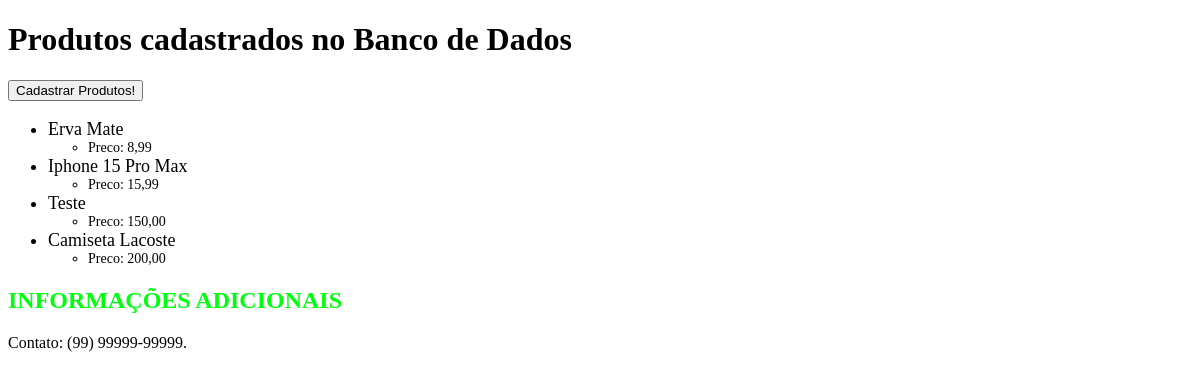
Page /mostra_produtos/ on the earlier database version.
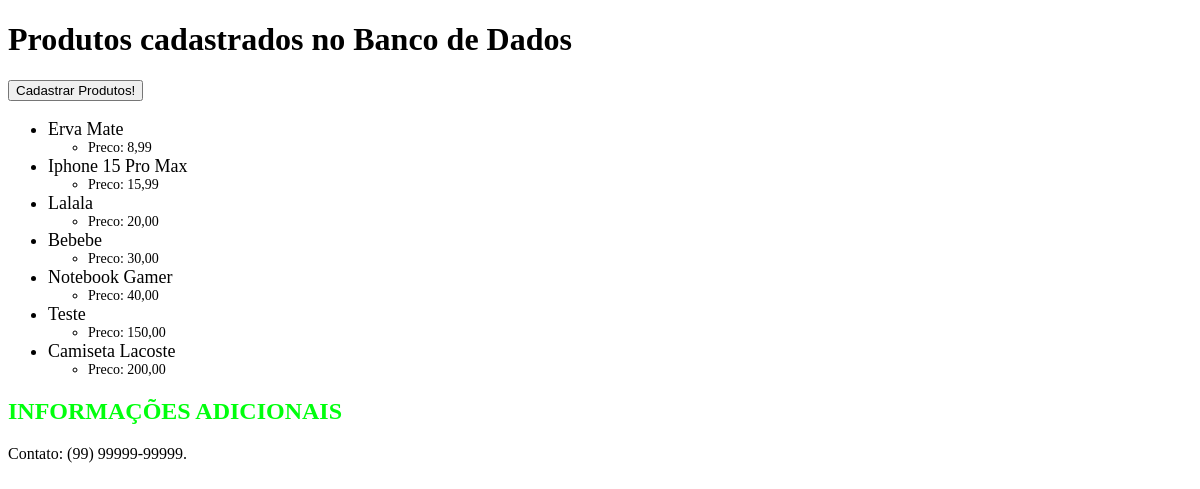
Same page on the later database version.
### core/models.py (models this page shows)
class Produto(models.Model):
    nome = models.CharField(max_length=100)
    descricao = models.TextField(blank=True, null=True)
    preco = models.DecimalField(blank=True, null=True, max_digits=5, decimal_places=2)
    data_criacao = models.DateTimeField(auto_now=True) #Insere a hora atual neste campo
    ficha_tecnica = models.TextField(blank=True, null=True)

### core/views.py (the view)
# urls.py: path('mostra_produtos/', views.mostra_produtos),
def mostra_produtos(request):
    produtos = Produto.objects.all() #Obtem TODOS os dados do BD
    produtos = produtos.order_by('preco') #Ordena eventos por Preco
    dados = {'produtos': produtos}
    return render(request, "produtos.html", dados)

### templates/produtos.html (shortened to what this page needs)
<!DOCTYPE html>
<html>
    <head>
    </head>
    <body>
        <h1>Produtos cadastrados no Banco de Dados</h1>
        <a href="/cadastra_produtos">
            <button type="button">Cadastrar Produtos!</button>
        </a>
        <ul style="font-size: 18px;">
        {% for produto in produtos %}
            <li>
                {{produto.nome}}
                <ul style="font-size: 14px;">
                    <li>Preco: {{ produto.preco }}</li>
                </ul>
            </li>
        {% endfor %}
        </ul>
        <h2 style="color:rgb(0, 255, 13);">INFORMAÇÕES ADICIONAIS</h2>
        <p>Contato: (99) 99999-99999.</p>
    </body>
</html>

Differences in the rows shown:
added Produto: nome "Lalala", preco "20,00"
added Produto: nome "Bebebe", preco "30,00"
added Produto: nome "Notebook Gamer", preco "40,00"
